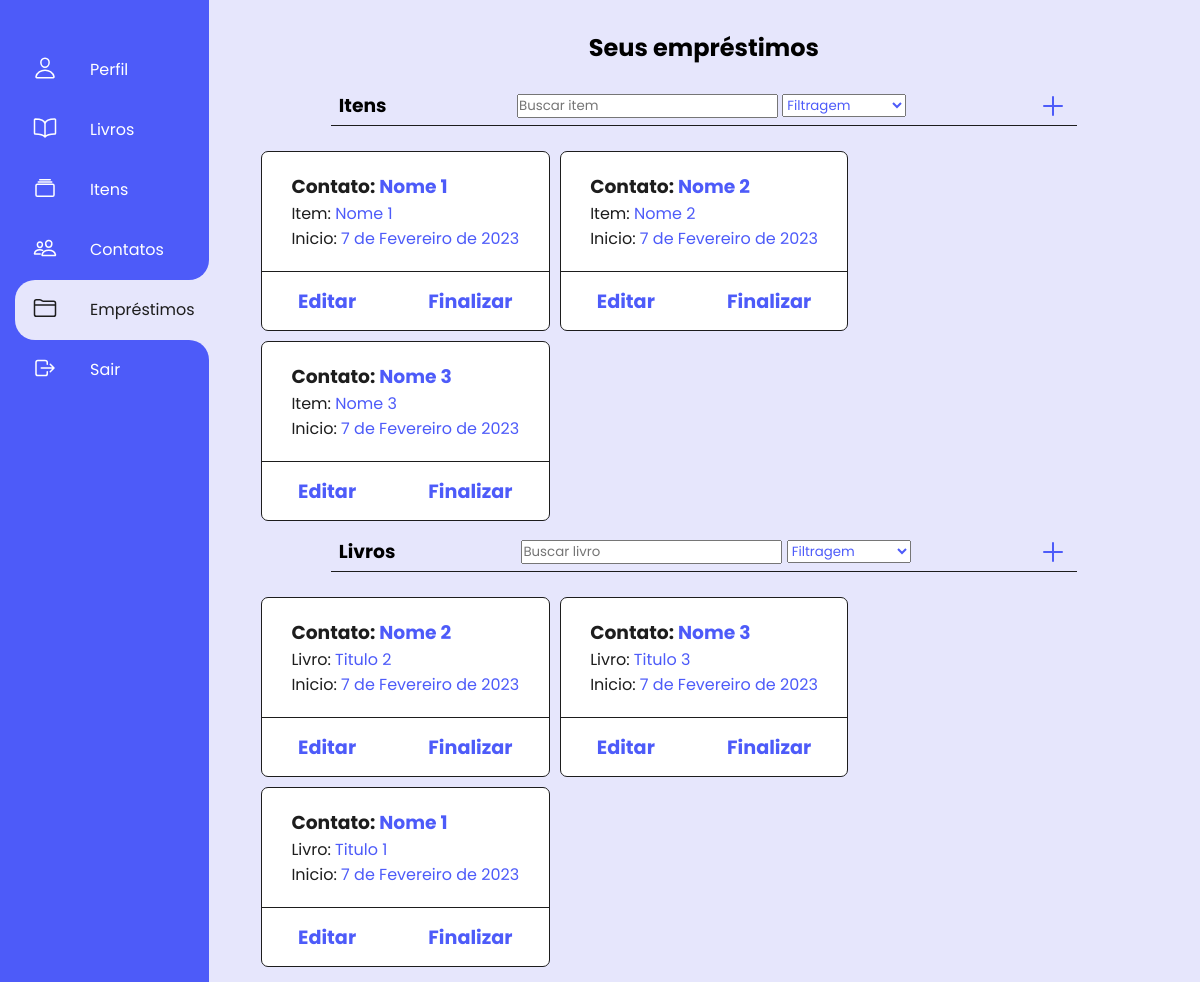
/acervo/emprestimos/ (signed in), run on an earlier commit of the app's database.
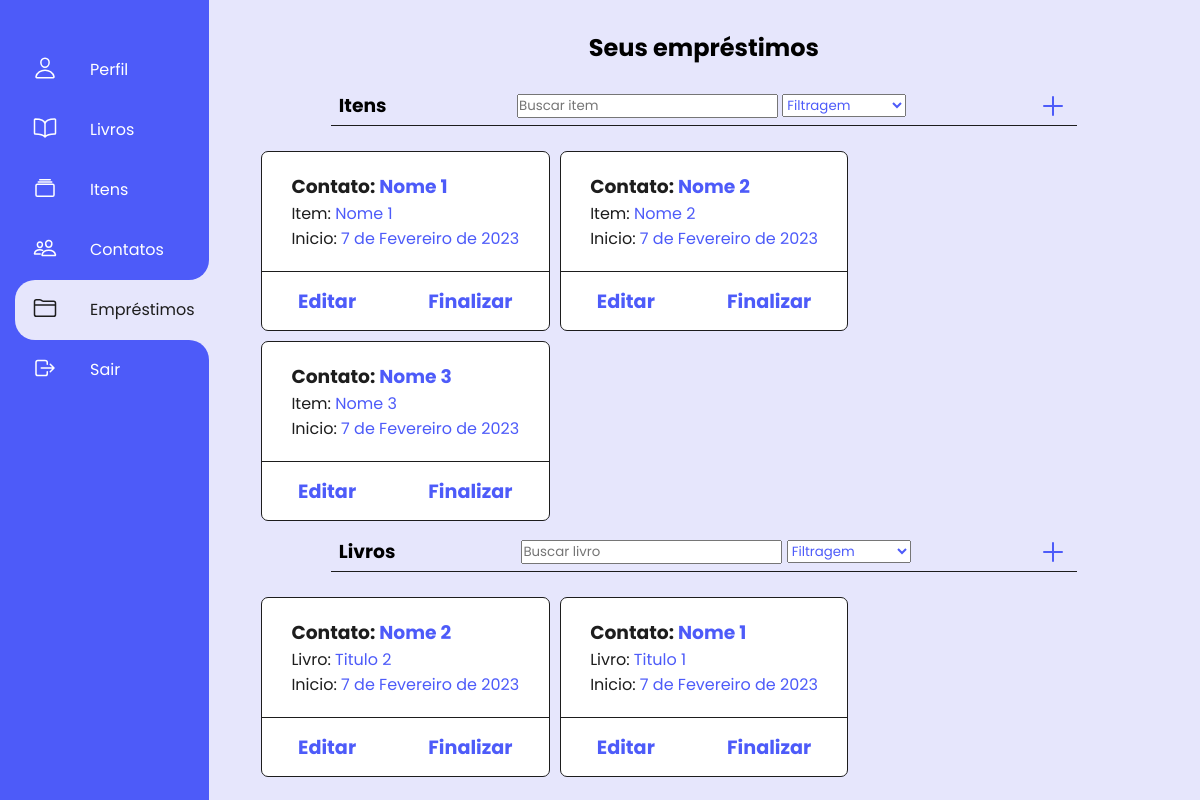
And on a later commit of the database.
### app/models.py (models this page shows, shortened)
class LendingItem(models.Model):
    started = models.DateTimeField(auto_now_add=True)
    returned = models.DateTimeField(auto_now=True)
    edited_at = models.DateTimeField(default=timezone.now())
    user = models.ForeignKey(User, on_delete=models.CASCADE, default=None)
    contact = models.ForeignKey(Contact, on_delete=models.CASCADE, default=None)
    item = models.ForeignKey(Item, on_delete=models.CASCADE, default=None)
    on_lending = models.BooleanField(default=True)

class Contact(models.Model):
    name = models.CharField(max_length=200)
    email = models.EmailField(max_length=250)
    created_at = models.DateTimeField(auto_now=True)
    edited_at = models.DateTimeField(default=timezone.now())
    user = models.ForeignKey(User, on_delete=models.CASCADE, default=None)
    def __str__(self):
        return self.name

class Item(models.Model):
    name = models.CharField(max_length=150)
    description = models.CharField(max_length=200)
    on_lending = models.BooleanField(default=False)
    created_at = models.DateTimeField(auto_now=True)
    edited_at = models.DateTimeField(default=timezone.now())
    user = models.ForeignKey(User, on_delete=models.CASCADE, default=None)
    def __str__(self):
        return self.name

class LendingBook(models.Model):
    started = models.DateTimeField(auto_now_add=True)
    returned = models.DateTimeField(auto_now=True)
    edited_at = models.DateTimeField(default=timezone.now())
    user = models.ForeignKey(User, on_delete=models.CASCADE, default=None)
    contact = models.ForeignKey(Contact, on_delete=models.CASCADE, default=None)
    book = models.ForeignKey(Book, on_delete=models.CASCADE, default=None)
    on_lending = models.BooleanField(default=True)

class Book(models.Model):
    title = models.CharField(max_length=200)
    author = models.CharField(max_length=200)
    year = models.CharField(max_length=10)
    on_lending = models.BooleanField(default=False)
    created_at = models.DateTimeField(auto_now=True)
    edited_at = models.DateTimeField(default=timezone.now())
    user = models.ForeignKey(User, on_delete=models.CASCADE, default=None)
    def __str__(self):
        return self.title

### app/views.py (the view)
# urls.py: path('emprestimos/', views.LendingsView.as_view(), name='lendings'),
class LendingsView(LoginRequiredMixin, TemplateView): # 5
    def get(self, request, *args, **kwargs):
        user = request.user
        lendingItens = LendingItem.objects.filter(user=user).order_by('-edited_at')
        lendingBooks = LendingBook.objects.filter(user=user).order_by('-edited_at')
        context = {
            'user': user,
            'lendingItens': lendingItens,
            'lendingBooks': lendingBooks
        }
        return render(request, 'app/lendings/lendings.html', context)

### app/templates/app/lendings/lendings.html (shortened to what this page needs)
{% extends "app/base.html" %}
{% load static %}
{% block styles %}
<link rel="stylesheet" href="{% static 'app/css/base.css' %}">
<link rel="stylesheet" href="{% static 'app/css/withModels.css' %}">
{% endblock styles %}
{% block lendings_menu %}
<li class="list active">
    <b></b>
    <b></b>
    <a href="{% url 'lendings' %}">
        <span class="icon">
            <ion-icon name="folder-outline"></ion-icon>
        </span>
        <span class="tittle">Empréstimos</span>
    </a>
</li>
{% endblock lendings_menu %}
{% block content %}
<div class="get">
    <h2>Seus empréstimos</h2>
    <br>
    <div class="search-and-add">
        <h3>Itens</h3>
        <form action="{% url 'search_lending' %}" method="post">
            <input type="text" class="search"
            placeholder="Buscar item" name="search-item" value="{{search_item}}">
            <select name="filters-item" class="filters" onchange="this.form.submit()">
                <option class="fs-7" value="0" selected="selected" disabled>Filtragem</option>
            </select>
        </form>
        <a href="{% url 'create_lending_item' %}" class="icon">
            <ion-icon name="add-outline"></ion-icon>
        </a>
    </div>
    <ul class="content-list">
        {% for lendingItem in lendingItens %}
        <li class="element-list">
            <div class="card-elements">
                <h3 class="card-title"><span class="card-span">Contato:</span> {{ lendingItem.contact }}</h3>
                <p class="card-body"><span class="card-span">Item:</span> {{ lendingItem.item }}</p>
                <p class="card-body"><span class="card-span">Inicio:</span> {{ lendingItem.started.date }}</p>
            </div>
            <div class="crud-options">
                <a href="{% url 'update_lending_item' lendingItem.id %}" class="">Editar</a>
                {% if lendingItem.on_lending %}
                <a href="{% url 'end_lending_item' lendingItem.id %}" class="">Finalizar</a>
                {% else %}
                <a href="{% url 'delete_lending_item' lendingItem.id %}" class="">Apagar</a>
                {% endif %}
            </div>
        </li>
        {% endfor %}
    </ul>
</div>
<div class="get">
    <div class="search-and-add">
        <h3>Livros</h3>
        <form action="{% url 'search_lending' %}" method="post">
            <input type="text" class="search"
            placeholder="Buscar livro" name="search-book" value="{{search_book}}">
            <select name="filters-book" class="filters" onchange="this.form.submit()">
                <option class="fs-7" value="0" selected="selected" disabled>Filtragem</option>
            </select>
        </form>
        <a href="{% url 'create_lending_book' %}" class="icon">
            <ion-icon name="add-outline"></ion-icon>
        </a>
    </div>
    <ul class="content-list">
        {% for lendingBook in lendingBooks %}
        <li class="element-list">
            <div class="card-elements">
                <h3 class="card-title"><span class="card-span">Contato:</span> {{ lendingBook.contact }}</h3>
                <p class="card-body"><span class="card-span">Livro:</span> {{ lendingBook.book }}</p>
                <p class="card-body"><span class="card-span">Inicio:</span> {{ lendingBook.started.date }}</p>
            </div>
            <div class="crud-options">
                <a href="{% url 'update_lending_book' lendingBook.id %}" class="">Editar</a>
                {% if lendingBook.on_lending %}
                <a href="{% url 'end_lending_book' lendingBook.id %}" class="">Finalizar</a>
                {% else %}
                <a href="{% url 'delete_lending_book' lendingBook.id %}" class="">Apagar</a>
                {% endif %}
            </div>
        </li>
        {% endfor %}
    </ul>
</div>
{% endblock content %}

What changed in the data, as far as the page shows it:
removed LendingBook: contact "Nome 3", book "Titulo 3", started "7 de Fevereiro de 2023", on_lending "Finalizar"
